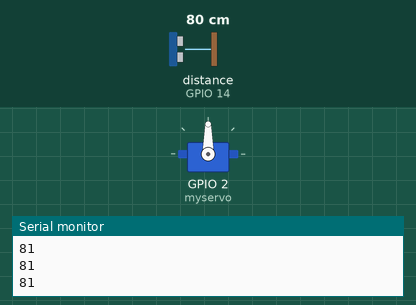
Bench run of a sketch on a simulated ESP32. Parts: servo, the last lines printed to the serial monitor. Inputs (shaded band) come from the test bench; at power-on: distance to the obstacle (sensor on GPIO 14) 80 cm. The echo pulse lasts 58.3 µs per cm; WiFi joins after 1.5 s; servers stay silent unless stated.

Above: at 3.0 s.
3.1 s: distance to the obstacle (sensor on GPIO 14) set to 12 cm
4.6 s: distance to the obstacle (sensor on GPIO 14) set to 9 cm
At 5.5 s:
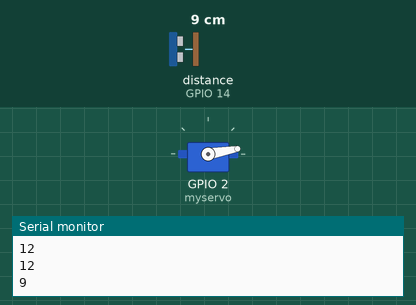
10.0 s: distance to the obstacle (sensor on GPIO 14) set to 2 cm
Timing chart, 0 to 14.0 s (numbered marks = the images above; inputs shaded):
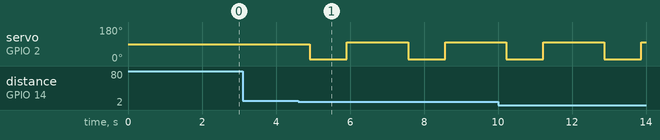

Measured:
- the behaviour switches between 11 and 10 cm on distance to the obstacle (sensor on GPIO 14) (found by bisection; images 0 and 1)
- after the input at 4.6 s, servo on GPIO 2 (myservo): alternates 100° for 1.7 s and 10° for 1.0 s, starting after 0.32 s

The sketch:

ServoWSensor.ino
```cpp
#include <ESP32Servo.h>
#include <WiFi.h>
#include <UniversalTelegramBot.h>
#include <WiFiClientSecure.h>
#include <NewPing.h>

// WiFi credentials
const char* ssid = "SISWA_SMK_TELKOM_BANDUNG";
const char* password = "#SmkTelkomBDG25";

// Telegram Bot Token (didapatkan dari @BotFather di Telegram)
const char* botToken = "8510605983:AAEjWi8IYK7nMQwu7xqsTCaFRWKPeR7pwvI";
const char* chat_id = "5403041412";

WiFiClientSecure client;
UniversalTelegramBot bot(botToken, client);

Servo myservo; // inisialisasi servo
#define TRIGGER_PIN 27 // Pin Trigger
#define ECHO_PIN 14 // Pin Echo
#define MAX_DISTANCE 100 // Jarak maksimum pengukuran ultrasonic
NewPing sonar(TRIGGER_PIN, ECHO_PIN, MAX_DISTANCE);

void setup() {
  // Koneksi ke WiFi
  Serial.begin(115200);
  WiFi.begin(ssid, password);
  while (WiFi.status() != WL_CONNECTED) {
    delay(100);
    Serial.println("Menghubungkan ke WiFi...");
  }
  Serial.println("Terhubung ke WiFi");
  client.setInsecure(); // Menonaktifkan verifikasi sertifikat SSL

  myservo.attach(2); // Menghubungkan servo ke pin digital 2
  bot.sendMessage(chat_id, "ESP32 telah siap dan terhubung ke WiFi.", "");
}

void loop() {
  delay(50);
  int jarak = sonar.ping_cm();
  Serial.println(jarak);

  // Jika jarak terdeteksi di bawah 10 cm
  if ((jarak > 0) && (jarak <= 10)) {
    // Kirim pesan bahwa tong sampah terbuka
    bot.sendMessage(chat_id, "Tong sampah terbuka.", "");

    // Membuka servo
    myservo.write(10);
    delay(1000);

    // Kirim pesan bahwa tong sampah tertutup setelah waktu tertentu
    myservo.write(100);
    bot.sendMessage(chat_id, "Tong sampah tertutup.", "");
    delay(1000);
  }
}
```
